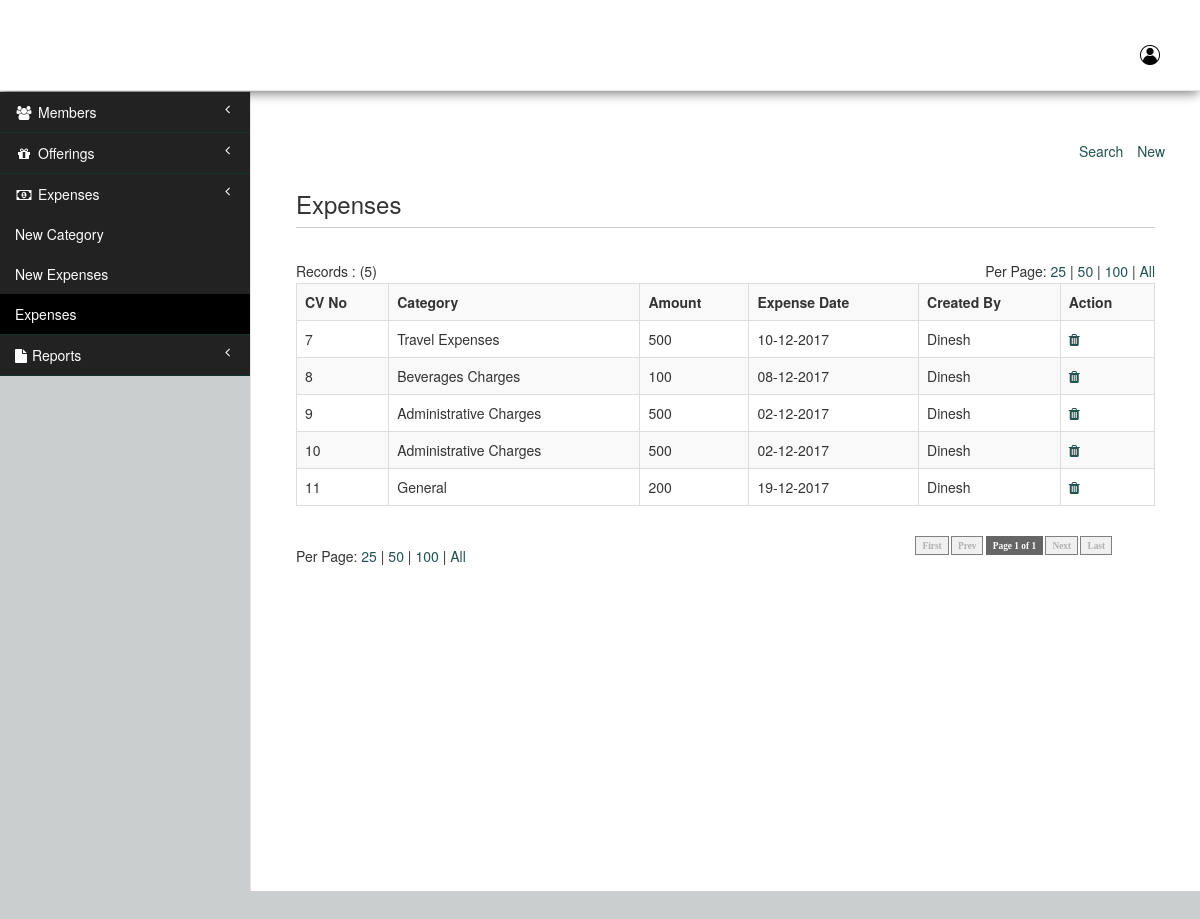
Page /bc/07062021/expensesList.php (signed in) on the committed database.
### tables this page shows
CREATE TABLE IF NOT EXISTS `expenses` (
  `id` int(11) NOT NULL AUTO_INCREMENT,
  `cid` int(11) NOT NULL,
  `cat_id` int(11) NOT NULL,
  `amount` int(11) NOT NULL,
  `expense_date` int(11) NOT NULL,
  `created_by` int(11) NOT NULL,
  `created_at` int(11) NOT NULL,
  `updated_by` int(11) DEFAULT NULL,
  `updated_at` int(11) DEFAULT NULL,
  `active` int(1) NOT NULL DEFAULT '1',
  PRIMARY KEY (`id`),
  KEY `cat_id` (`cat_id`)
);

CREATE TABLE IF NOT EXISTS `expenses_category` (
  `id` int(11) NOT NULL AUTO_INCREMENT,
  `name` varchar(100) NOT NULL,
  `active` int(1) NOT NULL DEFAULT '1',
  `created_by` int(10) NOT NULL,
  `created_at` int(10) NOT NULL,
  `cid` int(11) NOT NULL,
  PRIMARY KEY (`id`)
);

CREATE TABLE IF NOT EXISTS `users` (
  `id` int(11) NOT NULL AUTO_INCREMENT,
  `cid` int(11) NOT NULL,
  `name` varchar(100) NOT NULL,
  `phone` bigint(20) NOT NULL,
  `password` varchar(100) NOT NULL,
  `user_type` int(5) unsigned NOT NULL,
  `mac` text NOT NULL,
  `active` int(1) NOT NULL DEFAULT '1',
  `created_at` int(11) NOT NULL,
  `created_by` int(11) NOT NULL,
  `updated_at` int(11) DEFAULT NULL,
  `updated_by` int(11) DEFAULT NULL,
  PRIMARY KEY (`id`),
  KEY `user_type_foregin` (`user_type`)
);

### bc/07062021/expensesList.php (the view, shortened to what this page needs)
<?php
    require_once('includes/header.php');
    require_once('includes/config.php');
    require_once("includes/pagination.php");
    $query = "SELECT * FROM expenses where active = 1";
    $result = mysqli_query($con,$query);
    $total_items = mysqli_num_rows($result);
    $limit = (isset($_GET["limit"])) ? $_GET["limit"] : 25;
    $page = (isset($_GET["page"]))? $_GET["page"] : 1;
    if( $limit == 'all' ) {
        $total_category = ceil($total_items / $total_items);
    }
    else {
        $total_category = ceil($total_items / $limit);
    }
    $set_limit = (($page*$limit)-$limit);
    $reload = $_SERVER['PHP_SELF'] . "?limit=" . $limit;
?>
    <div id="wrapper">
        <?php require_once('includes/menu.php'); ?>
        <div id="page-wrapper">
            <div class="row">
                <div class="col-lg-12">
                    <br/>
                    <ul class="list-inline pull-right bbottom">
                        <li>
                            <a href="javascript:void(0);" data-toggle="collapse" data-target="#pSearch">Search</a>
                        </li>
                        <li>
                            <a href="expenses.php">New</a>
                        </li>
                    </ul>
                </div>
                <div class="col-lg-12">
                    <section id="content" style="border-bottom:none;">
                    <article id="cleft">
                    <div class="col-lg-12">
                        <h3>Expenses</h3>
                        <table width="100%" cellpadding="0" cellspacing="0" border="0">
                            <?php
                                $limit_data = "";
                                if( $limit !='all') {
                                    $limit_data .= " LIMIT $set_limit, $limit";
                                }
                                $fquery = "SELECT e.id,e.cat_id,e.expense_date,e.amount,ec.name as ec_name, u.name as uname FROM expenses e
                                join users u on e.created_by = u.id
                                join expenses_category ec on e.cat_id = ec.id where e.active = 1 $limit_data";
                                $fresult = mysqli_query($con,$fquery);
                                if( $total_items>0 ) { ?>
                                <tr height="25" valign="middle">
                                    <td>Records : (<?php echo $total_items;?>)</td>
                                    <td colspan="4" align="right">
                                        <?php echo("Per Page:
                                            <a href=$reload?limit=25&page=1>25</a> |
                                            <a href=$reload?limit=50&page=1>50</a> |
                                            <a href=$reload?limit=100&page=1>100</a> |
                                            <a href=$reload?limit=all&page=1>All</a><br/>
                                        ");
                                        ?>
                                    </td>
                                </tr>
                        </table>
                        <table class="table table-striped table-bordered table-hover">
                            <tr>
                                <th> CV No</th>
                                <th> Category</th>
                                <th> Amount </th>
                                <th> Expense Date </th>
                                <th> Created By </th>
                                <th> Action </th>
                            </tr>
                        <?php while( $row = mysqli_fetch_assoc($fresult)){
                            $id = $row['id'];
                            $category = $row['ec_name'];
                            $amount   = $row['amount'];
                            $date   = date('d-m-Y', $row['expense_date'] );
                            $name   = $row['uname'];
                        ?>
                            <tr>
                                <td>
                                    <span><?php echo $id; ?> </span>
                                </td>
                                <td>
                                    <span><?php echo $category; ?> </span>
                                </td>
                                <td>
                                    <span><?php echo $amount;?> </span>
                                </td>
                                <td>
                                    <span><?php echo $date;?> </span>
                                </td>
                                <td>
                                    <span><?php echo $name;?> </span>
                                </td>
                                <td>
                                    <span class="icons"><a href="javascript:void(0);" id="<?php echo $id;?>" data-id="<?php echo $id;?>" class="deleteExpense"><i class="fa fa-trash"></i></a></span>
                                </td>
                            </tr>
                        <?php } ?>
                        <?php } ?>
                        </table>
                        <table width="95%" border="0" cellspacing="0" cellpadding="0"  border="0">
                            <tr>
                            <td height="25">
                                <?php
                                    echo("<br/>Per Page:
                                    <a href=$reload?limit=25&page=1>25</a> |
                                    <a href=$reload?limit=50&page=1>50</a> |
                                    <a href=$reload?limit=100&page=1>100</a> |
                                    <a href=$reload?limit=all&page=1>All</a><br/>
                                    ");
                                ?>
                            </td>
                            <td align="right">
                                <?php echo paginate_one( $reload, $page, $total_category ); ?>
                            </td>
                            </tr>
                        </table>
                    </div>
                    </article>
                </section>
                </div>
            </div>
            </div>
        </div>
<?php require_once('includes/footer.php'); ?>

### rows in the picture
expenses: id "7", cat.name "Travel Expenses", amount "500", expense_date "10-12-2017", users.name "Dinesh"
expenses: id "8", cat.name "Beverages Charges", amount "100", expense_date "08-12-2017", users.name "Dinesh"
expenses: id "9", cat.name "Administrative Charges", amount "500", expense_date "02-12-2017", users.name "Dinesh"
expenses: id "10", cat.name "Administrative Charges", amount "500", expense_date "02-12-2017", users.name "Dinesh"
expenses: id "11", cat.name "General", amount "200", expense_date "19-12-2017", users.name "Dinesh"

### other values in the picture
$total_items "5"
$firstlabel "First"
$prevlabel "Prev"
$page "1"
$tpages "1"
$nextlabel "Next"
$lastlabel "Last"
